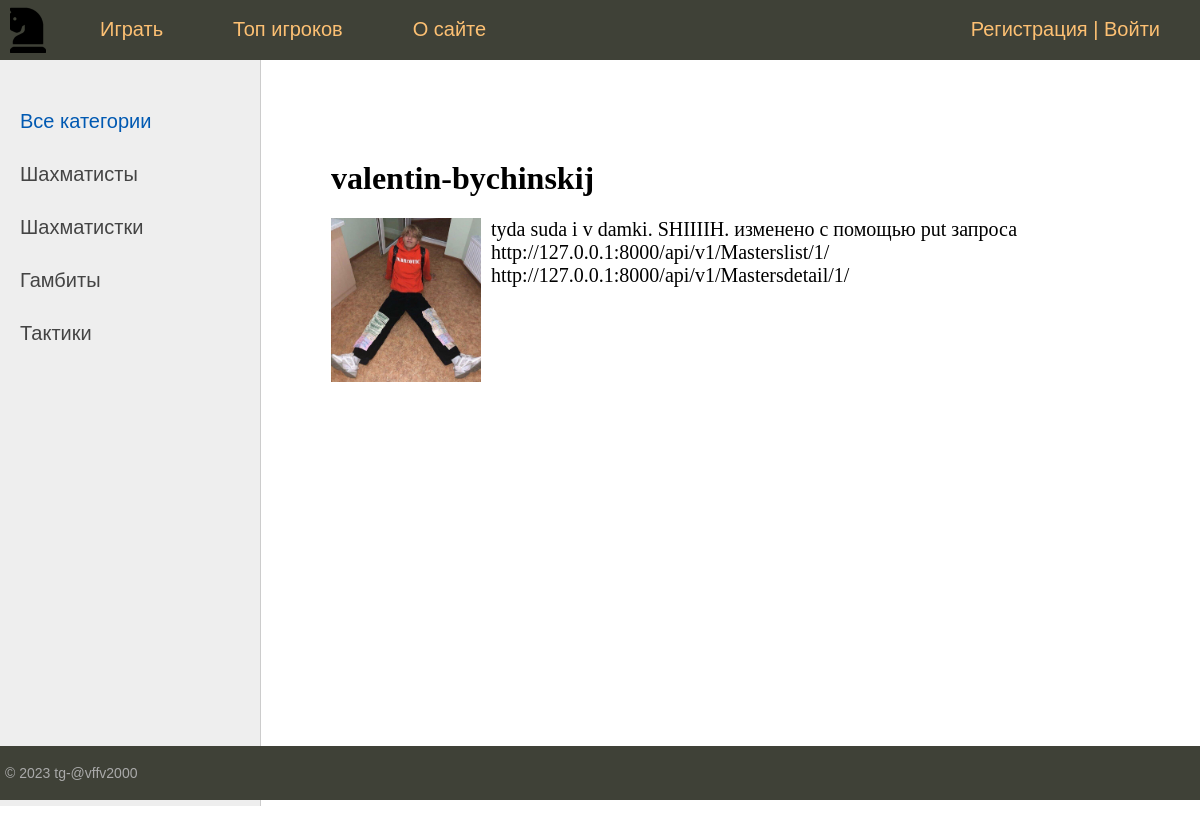
Screenshot of /post/valentin-bychinskij/ with the database file from the repository.
### chess/models.py (models this page shows, shortened)
class Category(models.Model):
    name = models.CharField(max_length=100, db_index=True, verbose_name="Категория")
    slug = models.SlugField(max_length=255, unique=True, db_index=True, verbose_name="URL")
    def get_absolute_url(self):
        return reverse('category', kwargs={'cat_slug': self.slug})
    class Meta:
        verbose_name = 'Категория'
        verbose_name_plural = 'Категории'
        ordering = ['id']

class Masters(models.Model):
    title = models.CharField(max_length=255, verbose_name="Заголовок")
    slug = models.SlugField(max_length=255, unique=True, db_index=True, verbose_name="URL")
    content = models.TextField(blank=True, verbose_name="Текст статьи")
    photo = models.ImageField(upload_to="photos/%Y/%m/%d/", verbose_name="Фото")
    time_create = models.DateTimeField(auto_now_add=True, verbose_name="Время создания")
    time_update = models.DateTimeField(auto_now=True, verbose_name="Время изменения")
    is_published = models.BooleanField(default=True, verbose_name="Публикация")
    cat = models.ForeignKey('Category', on_delete=models.PROTECT,  verbose_name="Категории")
    user = models.ForeignKey(User,verbose_name='Пользователь',on_delete=models.CASCADE)
    def __str__(self):
        return self.title
    class Meta:
        verbose_name = "Известные шахматисты"
        verbose_name_plural = "Известные шахматисты"
        ordering = ['-time_create']

### chess/views.py (the view)
# urls.py: path('post/<slug:post_slug>/', ShowPost.as_view(), name='post'),
class ShowPost(DataMixin, DetailView):
    model = Masters
    template_name = 'chess/post.html'
    slug_url_kwarg = 'post_slug'
    context_object_name = 'post'
    def get_context_data(self, *, object_list=None, **kwargs):
        context = super().get_context_data(**kwargs)
        c_def = self.get_user_context(title=context['post'])
        return context | c_def

### chess/templatetags/chess_tags.py (called while the page is built)
@register.inclusion_tag('chess/list_catigories.html')  # для отображения бара слева в html{% show_category %}
def show_category(sort=None, cat_selected=0):
    if not sort:
        cats = Category.objects.all()
    else:
        cats = Category.objects.order_by(sort)
    return {'cats': cats, "cat_selected": cat_selected}

### chess/utils.py (called while the page is built)
    def get_user_context(self, **kwargs):  # создаёт контекст для шаблона
        context = kwargs  # начальный словарь
        cats = Category.objects.all()
        context['menu'] = menu
        context['cats'] = cats
        if 'cat_selected' not in context:
            context['cat_selected'] = 0
        return context

### chess/templates/chess/post.html
{% extends 'chess/base.html' %}
{% block content %}
<h1>{{ post.title }}</h1>
{% if post.photo %}
    <p><img class="img-article-left thumb" src="{{ post.photo.url }}"></p>
{% endif %}
{{ post.content|linebreaks }}
{% endblock %}

### chess/templates/chess/list_catigories.html
{% for c in cats %}
    {% if c.pk == cat_selected %}
        <li class="selected">{{ c.name }}</li>
    {% else %}
        <li class="selected"><a href="{{ c.get_absolute_url }}">{{ c.name }}</a></li>
    {% endif %}
{% endfor %}

### chess/static/chess/css/styles.css (style rules this page uses)
html, body { font-family: 'Arial'; margin: 0; padding: 0; height: 100%; width: 100%; color: #444; }
a { color: #0059b2; text-decoration: none; }
img { max-width: 600px; height: auto; }
img.img-article-left { max-width: 300px; height: auto; float: left; padding: 0 10px 10px 0; }
img.img-article-left.thumb { max-width: 150px; height: auto; }
.left-chapters ul li { margin: 30px 0 0 0; color: #999; }
.left-chapters ul li.selected { color: #0059b2; }
.left-chapters ul li a { color: #444; text-decoration: none; }
.content-text h1 { font-size: 32px; }

### rows the page displays
Category: name "Шахматисты"
Category: name "Шахматистки"
Category: name "Гамбиты"
Category: name "Тактики"
Masters: title "valentin-bychinskij", photo (picture), content "tyda suda i v damki. SHIIIIH. изменено с помощью put запроса http://127.0.0.1:8000/api/v1/Masterslist/1/ http://127.0.0.1:8000/api/v1/Mastersdetail/1/"

### other values shown
{{ m.title }} "Играть" "Топ игроков" "О сайте"
